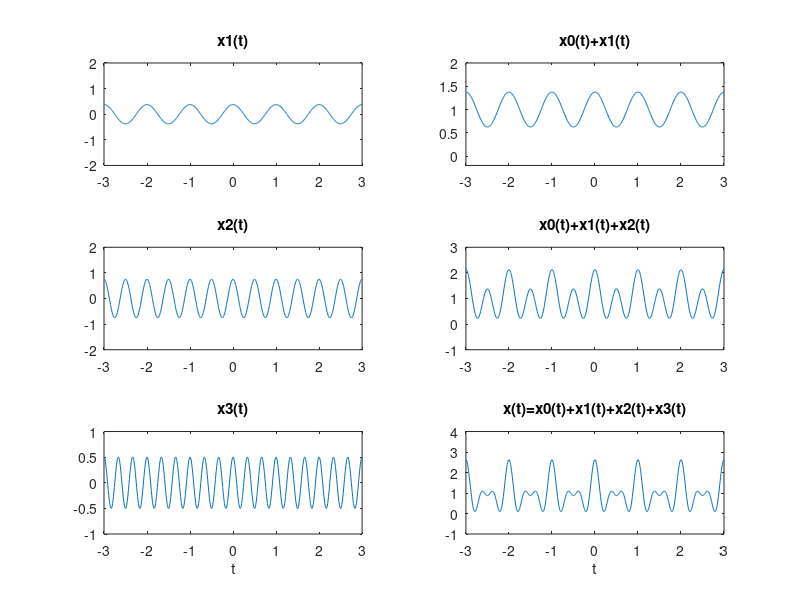

MATLAB code for this plot:
t = -3:0.01:3; % duration of signal
% dc component for k=0
x0 = 1;
% first harmonic components for k=-1 and k=1
x1 = (1/4)*exp(j*(-1)*2*pi*t)+(1/8)*exp(j*(1)*2*pi*t);
y1 = x0 + x1; % sum of dc component and first harmonic
% second harmonic components for k=-2 and k=2
x2 = (1/2)*exp(j*(-2)*2*pi*t)+(1/4)*exp(j*(2)*2*pi*t);
y2 = y1 + x2; % sum of all components until second harmonic
% third harmonic components for k=-3 and k=3
x3 = (1/3)*exp(j*(-3)*2*pi*t)+(1/6)*exp(j*(3)*2*pi*t);
x = x0 + x1 + x2 + x3; % sum of all components until third harmonic
figure;
subplot(3,2,1);
plot(t,x1);
axis([-3 3 -2 2]);
title('x1(t)');
subplot(3,2,2);
plot(t,y1);
axis([-3 3 -0.2 2]);
title('x0(t)+x1(t)');
subplot(3,2,3);
plot(t,x2);
axis([-3 3 -2 2]);
title('x2(t)');
subplot(3,2,4);
plot(t,y2);
axis([-3 3 -1 3]);
title('x0(t)+x1(t)+x2(t)');
subplot(3,2,5);
plot(t,x3);
xlabel('t');
axis([-3 3 -1 1]);
title('x3(t)');
subplot(3,2,6);
plot(t,x);
xlabel('t');
axis([-3 3 -1 4]);
title('x(t)=x0(t)+x1(t)+x2(t)+x3(t)');
